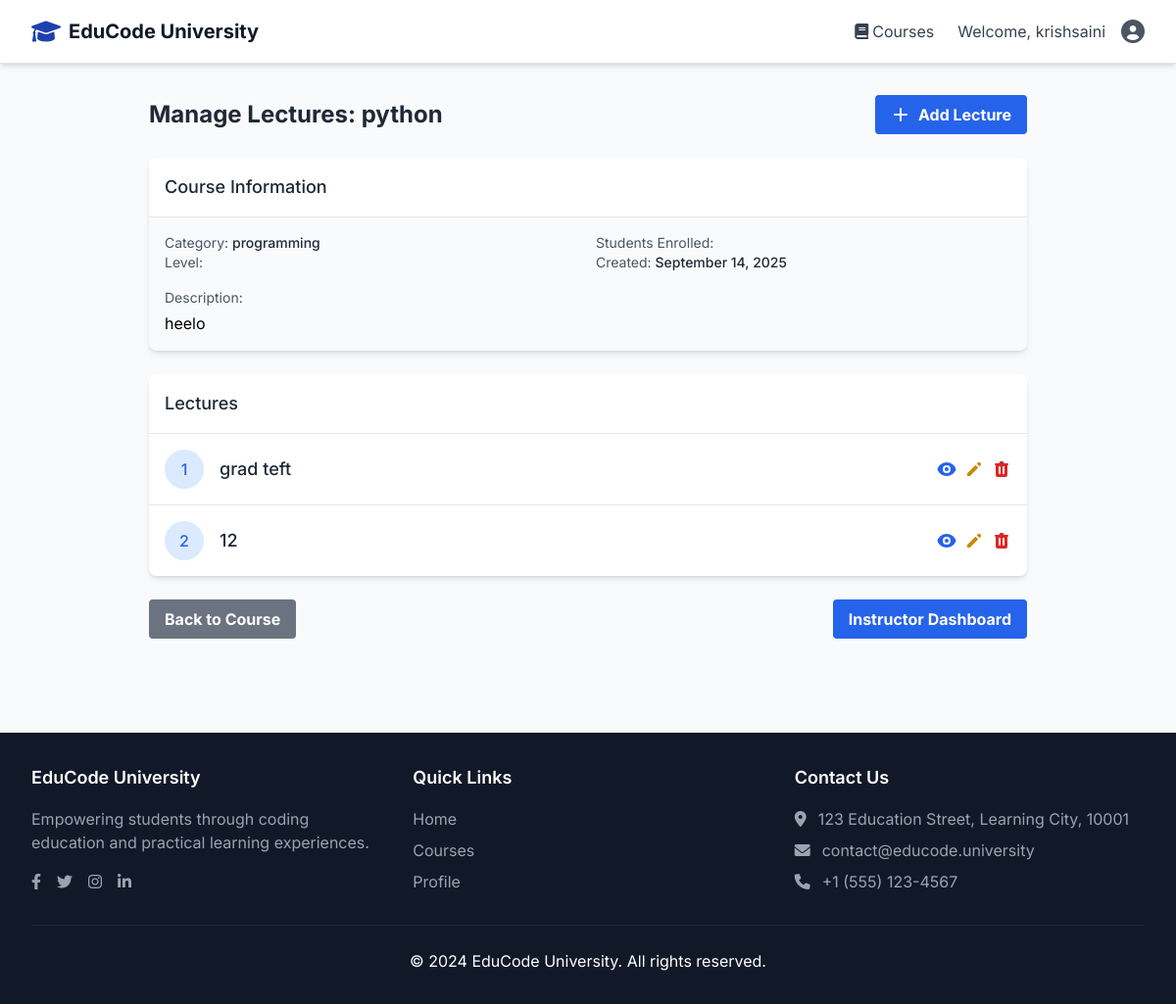
/courses/5/lectures/ (signed in), run on the app's committed database.
### accounts/models.py (models this page shows, shortened)
class User(AbstractUser):
    ROLE_CHOICES = [
        ('student', 'Student'),
        ('teacher', 'Teacher'),
        ('admin', 'Admin'),
    ]
    role = models.CharField(max_length=10, choices=ROLE_CHOICES, default='student')
    phone = models.CharField(max_length=15, blank=True, null=True)
    bio = models.TextField(blank=True, null=True)
    profile_picture = models.ImageField(upload_to='profile_pics/', blank=True, null=True)
    university_id = models.CharField(max_length=20, blank=True, null=True)
    department = models.CharField(max_length=100, blank=True, null=True)
    created_at = models.DateTimeField(auto_now_add=True)
    updated_at = models.DateTimeField(auto_now=True)

### courses/models.py (models this page shows, shortened)
class Course(models.Model):
    title = models.CharField(max_length=200)
    description = models.TextField()
    instructor = models.ForeignKey(
        settings.AUTH_USER_MODEL,
        on_delete=models.CASCADE,
        related_name='courses_taught',
        limit_choices_to={'role': 'teacher'}
    )
    thumbnail = models.ImageField(upload_to='course_thumbnails/', blank=True, null=True)
    code = models.CharField(max_length=20, unique=True)  # e.g., CS101, MATH201
    credits = models.IntegerField(default=3)
    duration_weeks = models.IntegerField(default=16)
    difficulty_level = models.CharField(
        max_length=20,
        choices=[
            ('beginner', 'Beginner'),
            ('intermediate', 'Intermediate'),
            ('advanced', 'Advanced')
        ],
        default='beginner'
    )
    programming_language = models.CharField(
        max_length=50,
        choices=[
            ('python', 'Python'),
            ('java', 'Java'),
            ('cpp', 'C++'),
            ('c', 'C'),
            ('javascript', 'JavaScript'),
            ('multiple', 'Multiple Languages')
        ],
        default='python'
    )
    price = models.DecimalField(max_digits=10, decimal_places=2, default=0.00)
    is_free = models.BooleanField(default=False)
    category = models.CharField(
        max_length=50,
        choices=[
            ('programming', 'Programming'),
            ('data_science', 'Data Science'),
            ('web_development', 'Web Development'),
            ('mobile_development', 'Mobile Development'),
            ('devops', 'DevOps'),
            ('design', 'Design'),
            ('business', 'Business'),
            ('other', 'Other')
        ],
        default='programming'
    )
    is_active = models.BooleanField(default=True)
    enrollment_limit = models.IntegerField(default=50)
    start_date = models.DateField()
    end_date = models.DateField()
    created_at = models.DateTimeField(auto_now_add=True)
    updated_at = models.DateTimeField(auto_now=True)

class Lecture(models.Model):
    CONTENT_TYPE_CHOICES = [
        ('video', 'Video'),
        ('text', 'Text'),
        ('pdf', 'PDF'),
        ('interactive', 'Interactive Content')
    ]
    course = models.ForeignKey(Course, on_delete=models.CASCADE, related_name='lectures')
    title = models.CharField(max_length=200)
    description = models.TextField(blank=True)
    content_type = models.CharField(max_length=20, choices=CONTENT_TYPE_CHOICES)
    content_url = models.URLField(blank=True, null=True)  # For video links
    content_file = models.FileField(upload_to='lecture_content/', blank=True, null=True)
    video_file = models.FileField(upload_to='lecture_videos/', blank=True, null=True,
                                 validators=[FileExtensionValidator(allowed_extensions=['mp4', 'avi', 'mov', 'wmv', 'flv', 'webm'])])  # For direct video uploads
    content_text = models.TextField(blank=True, null=True)  # For text content
    order = models.PositiveIntegerField(default=0)
    duration_minutes = models.IntegerField(default=0)  # For videos
    is_free = models.BooleanField(default=False)  # Some lectures can be free preview
    created_at = models.DateTimeField(auto_now_add=True)
    class Meta:
        ordering = ['order']

### courses/views.py (the view)
# urls.py: path('<int:course_id>/lectures/', views.manage_lectures, name='manage_lectures'),
@login_required
def manage_lectures(request, course_id):
    course = get_object_or_404(Course, id=course_id)
    if request.user != course.instructor and not request.user.is_staff:
        return redirect('courses:course_detail', course_id=course.id)
    lectures = Lecture.objects.filter(course=course).order_by('order')
    context = {
        'course': course,
        'lectures': lectures
    }
    return render(request, 'courses/manage_lectures.html', context)

### courses/templates/courses/manage_lectures.html (shortened to what this page needs)
{% extends 'base.html' %}
{% block content %}
<div class="container mx-auto px-4 py-8">
    <div class="max-w-4xl mx-auto">
        <div class="flex justify-between items-center mb-6">
            <h1 class="text-2xl font-bold text-gray-800">Manage Lectures: {{ course.title }}</h1>
            <a href="{% url 'courses:create_lecture' course.id %}" class="bg-blue-600 hover:bg-blue-700 text-white font-bold py-2 px-4 rounded focus:outline-none focus:shadow-outline">
                <span class="flex items-center">
                    <svg xmlns="http://www.w3.org/2000/svg" class="h-5 w-5 mr-2" viewBox="0 0 20 20" fill="currentColor">
                        <path fill-rule="evenodd" d="M10 3a1 1 0 011 1v5h5a1 1 0 110 2h-5v5a1 1 0 11-2 0v-5H4a1 1 0 110-2h5V4a1 1 0 011-1z" clip-rule="evenodd" />
                    </svg>
                    Add Lecture
                </span>
            </a>
        </div>
        <div class="bg-white shadow-md rounded-lg overflow-hidden mb-6">
            <div class="p-4 border-b border-gray-200">
                <h2 class="text-lg font-medium text-gray-800">Course Information</h2>
            </div>
            <div class="p-4 bg-gray-50">
                <div class="grid grid-cols-1 md:grid-cols-2 gap-4">
                    <div>
                        <p class="text-sm text-gray-600">Category: <span class="font-medium text-gray-800">{{ course.category }}</span></p>
                        <p class="text-sm text-gray-600">Level: </p>
                    </div>
                    <div>
                        <p class="text-sm text-gray-600">Students Enrolled: </p>
                        <p class="text-sm text-gray-600">Created: <span class="font-medium text-gray-800">{{ course.created_at|date:"F j, Y" }}</span></p>
                    </div>
                </div>
                <div class="mt-4">
                    <p class="text-sm text-gray-600">Description:</p>
                    <p class="text-sm text-gray-800 mt-1">{{ course.description|linebreaks }}</p>
                </div>
            </div>
        </div>
        <div class="bg-white shadow-md rounded-lg overflow-hidden">
            <div class="p-4 border-b border-gray-200">
                <h2 class="text-lg font-medium text-gray-800">Lectures</h2>
            </div>
            {% if lectures %}
                <ul class="divide-y divide-gray-200">
                    {% for lecture in lectures %}
                    <li class="p-4 hover:bg-gray-50">
                        <div class="flex items-center justify-between">
                            <div class="flex items-center">
                                <div class="flex-shrink-0 h-10 w-10 rounded-full bg-blue-100 flex items-center justify-center">
                                    <span class="text-blue-600 font-medium">{{ forloop.counter }}</span>
                                </div>
                                <div class="ml-4">
                                    <h3 class="text-lg font-medium text-gray-800">{{ lecture.title }}</h3>
                                </div>
                            </div>
                            <div class="flex space-x-2">
                                <a href="{% url 'courses:view_lecture' lecture.id %}" class="text-blue-600 hover:text-blue-800">
                                </a>
                                <a href="{% url 'courses:edit_lecture' lecture.id %}" class="text-yellow-600 hover:text-yellow-800">
                                    <svg xmlns="http://www.w3.org/2000/svg" class="h-5 w-5" viewBox="0 0 20 20" fill="currentColor">
                                        <path d="M13.586 3.586a2 2 0 112.828 2.828l-.793.793-2.828-2.828.793-.793zM11.379 5.793L3 14.172V17h2.828l8.38-8.379-2.83-2.828z" />
                                    </svg>
                                </a>
                                <a href="{% url 'courses:delete_lecture' lecture.id %}" class="text-red-600 hover:text-red-800">
                                </a>
                            </div>
                        </div>
                    </li>
                    {% endfor %}
                </ul>
            {% endif %}
        </div>
        <div class="mt-6 flex justify-between">
            <a href="{% url 'courses:course_detail' course.id %}" class="bg-gray-500 hover:bg-gray-700 text-white font-bold py-2 px-4 rounded focus:outline-none focus:shadow-outline">
                Back to Course
            </a>
            <a href="{% url 'courses:instructor_dashboard' %}" class="bg-blue-600 hover:bg-blue-700 text-white font-bold py-2 px-4 rounded focus:outline-none focus:shadow-outline">
                Instructor Dashboard
            </a>
        </div>
    </div>
</div>
{% endblock %}

### templates/base.html (shortened to what this page needs)
<!DOCTYPE html>
<html lang="en">
<head>
    <script src="https://cdn.tailwindcss.com"></script>
    <link href="https://cdnjs.cloudflare.com/ajax/libs/font-awesome/6.0.0/css/all.min.css" rel="stylesheet">
</head>
<body class="bg-gray-50 min-h-screen">
    <nav class="bg-white shadow-md border-b sticky top-0 z-50 transition-all duration-300">
        <div class="max-w-7xl mx-auto px-4 sm:px-6 lg:px-8">
            <div class="flex justify-between h-16">
                <div class="flex items-center">
                    <a href="{% url 'home' %}" class="flex items-center space-x-2 hover-scale">
                        <i class="fas fa-graduation-cap text-2xl text-primary"></i>
                        <span class="text-xl font-bold text-gray-900">EduCode University</span>
                    </a>
                </div>
                <div class="hidden md:flex items-center space-x-6">
                    {% if user.is_authenticated %}
                        <a href="{% url 'courses:course_list' %}" class="text-gray-700 hover:text-primary flex items-center space-x-1 transition duration-300 ease-in-out hover:scale-105">
                            <i class="fas fa-book"></i>
                            <span>Courses</span>
                        </a>
                        <div class="flex items-center space-x-4">
                            <span class="text-gray-700 hidden lg:inline">Welcome, {{ user.username }}</span>
                            <div class="relative">
                                <button type="button" class="flex items-center text-sm rounded-full focus:outline-none focus:ring-2 focus:ring-offset-2 focus:ring-primary transition duration-300 ease-in-out hover:scale-105" id="user-menu-button">
                                    <i class="fas fa-user-circle text-2xl text-gray-600"></i>
                                </button>
                            </div>
                        </div>
                    {% endif %}
                </div>
            </div>
        </div>
    </nav>
    <main class="animate-fade-in">
        {% block content %}
        {% endblock %}
    </main>
    <footer class="bg-gray-900 text-white mt-16">
        <div class="max-w-7xl mx-auto px-4 sm:px-6 lg:px-8 py-8">
            <div class="grid grid-cols-1 md:grid-cols-3 gap-8 mb-8">
                <div>
                    <h3 class="text-lg font-semibold mb-4 text-white">EduCode University</h3>
                    <p class="text-gray-400 mb-4">Empowering students through coding education and practical learning experiences.</p>
                    <div class="flex space-x-4">
                        <a href="#" class="text-gray-400 hover:text-white transition-colors duration-300">
                            <i class="fab fa-facebook-f"></i>
                        </a>
                        <a href="#" class="text-gray-400 hover:text-white transition-colors duration-300">
                            <i class="fab fa-twitter"></i>
                        </a>
                        <a href="#" class="text-gray-400 hover:text-white transition-colors duration-300">
                            <i class="fab fa-instagram"></i>
                        </a>
                        <a href="#" class="text-gray-400 hover:text-white transition-colors duration-300">
                            <i class="fab fa-linkedin-in"></i>
                        </a>
                    </div>
                </div>
                <div>
                    <h3 class="text-lg font-semibold mb-4 text-white">Quick Links</h3>
                    <ul class="space-y-2">
                        <li><a href="{% url 'home' %}" class="text-gray-400 hover:text-white transition-colors duration-300">Home</a></li>
                        <li><a href="{% url 'courses:course_list' %}" class="text-gray-400 hover:text-white transition-colors duration-300">Courses</a></li>
                        {% if user.is_authenticated %}
                            <li><a href="{% url 'accounts:profile' %}" class="text-gray-400 hover:text-white transition-colors duration-300">Profile</a></li>
                        {% else %}
                            <li><a href="{% url 'accounts:login' %}" class="text-gray-400 hover:text-white transition-colors duration-300">Login</a></li>
                            <li><a href="{% url 'accounts:register' %}" class="text-gray-400 hover:text-white transition-colors duration-300">Register</a></li>
                        {% endif %}
                    </ul>
                </div>
                <div>
                    <h3 class="text-lg font-semibold mb-4 text-white">Contact Us</h3>
                    <ul class="space-y-2 text-gray-400">
                        <li class="flex items-start">
                            <i class="fas fa-map-marker-alt mt-1 mr-3"></i>
                            <span>123 Education Street, Learning City, 10001</span>
                        </li>
                        <li class="flex items-center">
                            <i class="fas fa-envelope mr-3"></i>
                            <span>contact@educode.university</span>
                        </li>
                        <li class="flex items-center">
                            <i class="fas fa-phone mr-3"></i>
                            <span>+1 (555) 123-4567</span>
                        </li>
                    </ul>
                </div>
            </div>
            <div class="border-t border-gray-800 pt-6 text-center">
                <p>&copy; 2024 EduCode University. All rights reserved.</p>
            </div>
        </div>
    </footer>
</body>
</html>

### templates/base.html (style rules this page uses)
body { font-family: 'Inter', sans-serif; }
.animate-fade-in { animation: fadeIn 0.5s ease-in-out; }
.hover-scale { transition: transform 0.3s ease; }

### data on the page
User: username "krishsaini"
Course: title "python", category "programming", created_at "September 14, 2025", description "heelo"
Lecture: title "grad teft"
Lecture: title "12"
